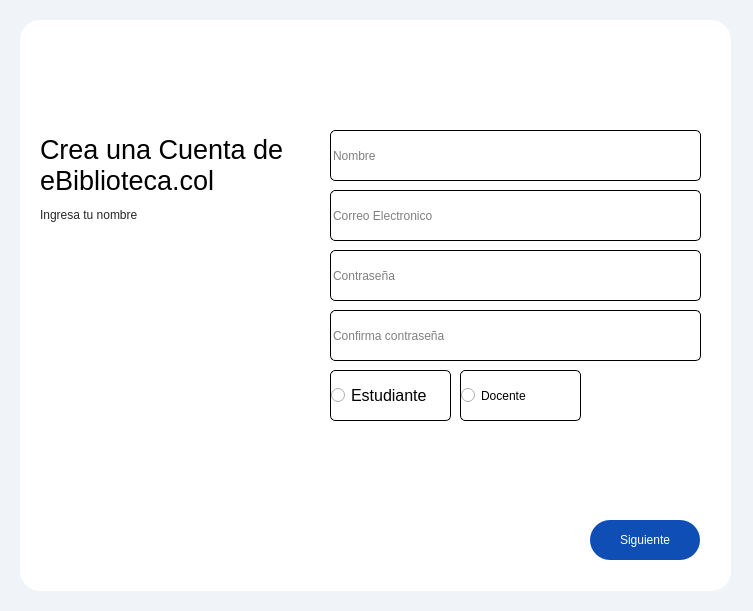
<?xml version="1.0" encoding="UTF-8"?>
<ui version="4.0">
 <class>Form</class>
 <widget class="QWidget" name="Form">
  <property name="geometry">
   <rect>
    <x>0</x>
    <y>0</y>
    <width>753</width>
    <height>611</height>
   </rect>
  </property>
  <property name="windowTitle">
   <string>eBiblioteca.Col-Registro</string>
  </property>
  <property name="windowIcon">
   <iconset>
    <normaloff>../img/icons8-colombia-96.png</normaloff>../img/icons8-colombia-96.png</iconset>
  </property>
  <property name="styleSheet">
   <string notr="true">background-color: rgb(240, 244, 249);</string>
  </property>
  <widget class="QFrame" name="frame">
   <property name="geometry">
    <rect>
     <x>20</x>
     <y>20</y>
     <width>711</width>
     <height>571</height>
    </rect>
   </property>
   <property name="styleSheet">
    <string notr="true">background-color: rgb(255, 255, 255);
border-radius: 20px</string>
   </property>
   <property name="frameShape">
    <enum>QFrame::StyledPanel</enum>
   </property>
   <property name="frameShadow">
    <enum>QFrame::Raised</enum>
   </property>
   <widget class="QLabel" name="label">
    <property name="geometry">
     <rect>
      <x>20</x>
      <y>110</y>
      <width>281</width>
      <height>71</height>
     </rect>
    </property>
    <property name="styleSheet">
     <string notr="true">color: rgb(0, 0, 0);
font: 16pt &quot;Microsoft Sans Serif&quot;;</string>
    </property>
    <property name="text">
     <string>&lt;html&gt;&lt;head/&gt;&lt;body&gt;&lt;p&gt;&lt;a name=&quot;headingText&quot;/&gt;&lt;span style=&quot; font-family:'Google Sans,roboto,Noto Sans Myanmar UI,arial,sans-serif'; font-size:20pt; color:#000000;&quot;&gt;C&lt;/span&gt;&lt;span style=&quot; font-family:'Google Sans,roboto,Noto Sans Myanmar UI,arial,sans-serif'; font-size:20pt; color:#000000;&quot;&gt;rea una Cuenta de&lt;/span&gt;&lt;span style=&quot; font-family:'Google Sans,roboto,Noto Sans Myanmar UI,arial,sans-serif'; font-size:20pt; color:#1f1f1f;&quot;&gt;&lt;br/&gt;&lt;/span&gt;&lt;span style=&quot; font-size:20pt;&quot;&gt;eBiblioteca.col&lt;/span&gt;&lt;/p&gt;&lt;/body&gt;&lt;/html&gt;</string>
    </property>
   </widget>
   <widget class="QPushButton" name="btnNext">
    <property name="geometry">
     <rect>
      <x>570</x>
      <y>500</y>
      <width>110</width>
      <height>40</height>
     </rect>
    </property>
    <property name="cursor">
     <cursorShape>PointingHandCursor</cursorShape>
    </property>
    <property name="styleSheet">
     <string notr="true">background-color: rgb(14, 78, 181);
color: rgb(255, 255, 255);
font: 12pt &quot;Microsoft Sans Serif&quot;;</string>
    </property>
    <property name="text">
     <string>Siguiente</string>
    </property>
   </widget>
   <widget class="QLabel" name="lblMessage">
    <property name="geometry">
     <rect>
      <x>330</x>
      <y>222</y>
      <width>351</width>
      <height>41</height>
     </rect>
    </property>
    <property name="layoutDirection">
     <enum>Qt::LeftToRight</enum>
    </property>
    <property name="styleSheet">
     <string notr="true">font: 75 12pt &quot;MS Shell Dlg 2&quot;;
color: rgb(0, 0, 0);</string>
    </property>
    <property name="text">
     <string>&lt;html&gt;&lt;head/&gt;&lt;body&gt;&lt;p&gt;&lt;span style=&quot; font-size:10pt;&quot;&gt;&lt;br/&gt;&lt;/span&gt;&lt;/p&gt;&lt;/body&gt;&lt;/html&gt;</string>
    </property>
    <property name="alignment">
     <set>Qt::AlignCenter</set>
    </property>
   </widget>
   <widget class="QLineEdit" name="txtName">
    <property name="geometry">
     <rect>
      <x>310</x>
      <y>110</y>
      <width>371</width>
      <height>51</height>
     </rect>
    </property>
    <property name="cursor">
     <cursorShape>IBeamCursor</cursorShape>
    </property>
    <property name="styleSheet">
     <string notr="true">font: 12pt &quot;Microsoft Sans Serif&quot;;
color: rgb(0, 0, 0);
border: 1px solid  rgb(0, 0, 0);
background-color: rgb(255, 255, 255);
border-radius: 5px
</string>
    </property>
    <property name="cursorPosition">
     <number>0</number>
    </property>
    <property name="dragEnabled">
     <bool>false</bool>
    </property>
    <property name="readOnly">
     <bool>false</bool>
    </property>
    <property name="placeholderText">
     <string>Nombre</string>
    </property>
    <property name="cursorMoveStyle">
     <enum>Qt::LogicalMoveStyle</enum>
    </property>
    <property name="clearButtonEnabled">
     <bool>true</bool>
    </property>
   </widget>
   <widget class="QLabel" name="label_2">
    <property name="geometry">
     <rect>
      <x>20</x>
      <y>30</y>
      <width>81</width>
      <height>71</height>
     </rect>
    </property>
    <property name="text">
     <string/>
    </property>
    <property name="pixmap">
     <pixmap>../img/condor (1).png</pixmap>
    </property>
    <property name="alignment">
     <set>Qt::AlignCenter</set>
    </property>
   </widget>
   <widget class="QLineEdit" name="txtEmail">
    <property name="geometry">
     <rect>
      <x>310</x>
      <y>170</y>
      <width>371</width>
      <height>51</height>
     </rect>
    </property>
    <property name="cursor">
     <cursorShape>IBeamCursor</cursorShape>
    </property>
    <property name="styleSheet">
     <string notr="true">font: 12pt &quot;Microsoft Sans Serif&quot;;
color: rgb(0, 0, 0);
border: 1px solid  rgb(0, 0, 0);
background-color: rgb(255, 255, 255);
border-radius: 5px

</string>
    </property>
    <property name="cursorPosition">
     <number>0</number>
    </property>
    <property name="dragEnabled">
     <bool>false</bool>
    </property>
    <property name="readOnly">
     <bool>false</bool>
    </property>
    <property name="placeholderText">
     <string>Correo Electronico</string>
    </property>
    <property name="cursorMoveStyle">
     <enum>Qt::LogicalMoveStyle</enum>
    </property>
    <property name="clearButtonEnabled">
     <bool>true</bool>
    </property>
   </widget>
   <widget class="QLineEdit" name="txtPassword">
    <property name="geometry">
     <rect>
      <x>310</x>
      <y>230</y>
      <width>371</width>
      <height>51</height>
     </rect>
    </property>
    <property name="cursor">
     <cursorShape>IBeamCursor</cursorShape>
    </property>
    <property name="styleSheet">
     <string notr="true">font: 12pt &quot;Microsoft Sans Serif&quot;;
color: rgb(0, 0, 0);
border: 1px solid  rgb(0, 0, 0);
background-color: rgb(255, 255, 255);
border-radius: 5px
</string>
    </property>
    <property name="echoMode">
     <enum>QLineEdit::Password</enum>
    </property>
    <property name="cursorPosition">
     <number>0</number>
    </property>
    <property name="dragEnabled">
     <bool>false</bool>
    </property>
    <property name="readOnly">
     <bool>false</bool>
    </property>
    <property name="placeholderText">
     <string>Contraseña</string>
    </property>
    <property name="cursorMoveStyle">
     <enum>Qt::LogicalMoveStyle</enum>
    </property>
    <property name="clearButtonEnabled">
     <bool>true</bool>
    </property>
   </widget>
   <widget class="QLineEdit" name="txtPassword2">
    <property name="geometry">
     <rect>
      <x>310</x>
      <y>290</y>
      <width>371</width>
      <height>51</height>
     </rect>
    </property>
    <property name="cursor">
     <cursorShape>IBeamCursor</cursorShape>
    </property>
    <property name="styleSheet">
     <string notr="true">font: 12pt &quot;Microsoft Sans Serif&quot;;
color: rgb(0, 0, 0);
border: 1px solid  rgb(0, 0, 0);
background-color: rgb(255, 255, 255);
border-radius: 5px
</string>
    </property>
    <property name="echoMode">
     <enum>QLineEdit::Password</enum>
    </property>
    <property name="cursorPosition">
     <number>0</number>
    </property>
    <property name="dragEnabled">
     <bool>false</bool>
    </property>
    <property name="readOnly">
     <bool>false</bool>
    </property>
    <property name="placeholderText">
     <string>Confirma contraseña</string>
    </property>
    <property name="cursorMoveStyle">
     <enum>Qt::LogicalMoveStyle</enum>
    </property>
    <property name="clearButtonEnabled">
     <bool>true</bool>
    </property>
   </widget>
   <widget class="QRadioButton" name="radStudent">
    <property name="geometry">
     <rect>
      <x>310</x>
      <y>350</y>
      <width>121</width>
      <height>51</height>
     </rect>
    </property>
    <property name="sizePolicy">
     <sizepolicy hsizetype="Minimum" vsizetype="Fixed">
      <horstretch>0</horstretch>
      <verstretch>0</verstretch>
     </sizepolicy>
    </property>
    <property name="font">
     <font>
      <family>Microsoft Sans Serif</family>
      <pointsize>12</pointsize>
      <weight>50</weight>
      <italic>false</italic>
      <bold>false</bold>
     </font>
    </property>
    <property name="cursor">
     <cursorShape>PointingHandCursor</cursorShape>
    </property>
    <property name="contextMenuPolicy">
     <enum>Qt::PreventContextMenu</enum>
    </property>
    <property name="layoutDirection">
     <enum>Qt::LeftToRight</enum>
    </property>
    <property name="styleSheet">
     <string notr="true">font: 12pt &quot;Microsoft Sans Serif&quot;;
color: rgb(0, 0, 0);
border: 1px solid  rgb(0, 0, 0);
background-color: rgb(255, 255, 255);
border-radius: 5px
;
</string>
    </property>
    <property name="text">
     <string>Estudiante</string>
    </property>
   </widget>
   <widget class="QRadioButton" name="radTeacher">
    <property name="geometry">
     <rect>
      <x>440</x>
      <y>350</y>
      <width>121</width>
      <height>51</height>
     </rect>
    </property>
    <property name="styleSheet">
     <string notr="true">font: 12pt &quot;Microsoft Sans Serif&quot;;
color: rgb(0, 0, 0);
border: 1px solid  rgb(0, 0, 0);
background-color: rgb(255, 255, 255);
border-radius: 5px

</string>
    </property>
    <property name="text">
     <string>Docente</string>
    </property>
   </widget>
   <widget class="QLabel" name="lblMessage_5">
    <property name="geometry">
     <rect>
      <x>320</x>
      <y>420</y>
      <width>371</width>
      <height>41</height>
     </rect>
    </property>
    <property name="styleSheet">
     <string notr="true">font: 10pt &quot;Microsoft Sans Serif&quot;;
color: rgb(179, 38, 30);</string>
    </property>
    <property name="text">
     <string/>
    </property>
    <property name="alignment">
     <set>Qt::AlignCenter</set>
    </property>
   </widget>
   <widget class="QLabel" name="label_3">
    <property name="geometry">
     <rect>
      <x>20</x>
      <y>180</y>
      <width>141</width>
      <height>31</height>
     </rect>
    </property>
    <property name="styleSheet">
     <string notr="true">color: rgb(38, 38, 38);
font: 12pt &quot;Microsoft Sans Serif&quot;;</string>
    </property>
    <property name="text">
     <string>&lt;html&gt;&lt;head/&gt;&lt;body&gt;&lt;p&gt;Ingresa tu nombre&lt;/p&gt;&lt;/body&gt;&lt;/html&gt;</string>
    </property>
   </widget>
  </widget>
 </widget>
 <resources/>
 <connections/>
</ui>
